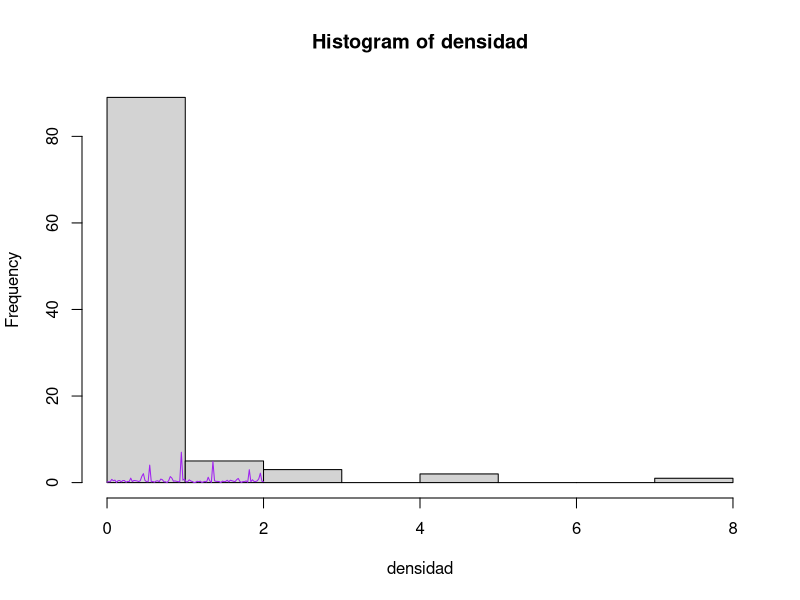
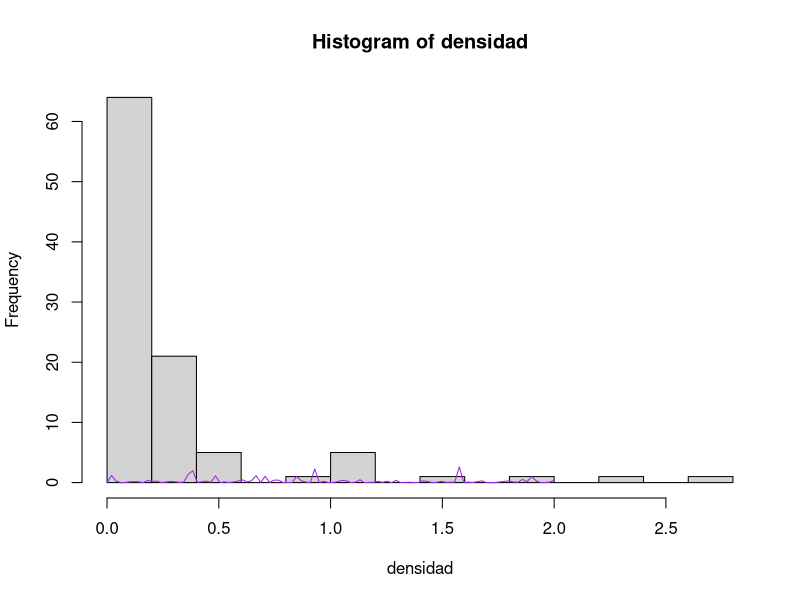

Source code (R) for these figures, in order:
n <- 100
U <- runif(n)
W <- rexp(n, 1/2)
X <- sqrt(W)*cos(2*pi*U)
Y <- sqrt(W)*sin(2*pi*U)

f <- function(X,Y){
  densidad <- c()
  for (i in 1:length(X)) {
    x <- X[i]
    y <- Y[i]
    densidad <- append(densidad, (exp(-x/y)*exp(-y)) / y)
  }
  return (densidad)
}

graph <- function(densidad, n) {
  hist(densidad, breaks=10)
  par(new=TRUE)
  lines(seq(0, 2, length.out = n), densidad, col='purple')
  #plot(seq(n), densidad,lty=2,col='purple')
}

graph(f(runif(n), runif(n)), n)
graph(f(rexp(n), rexp(n)), n)
